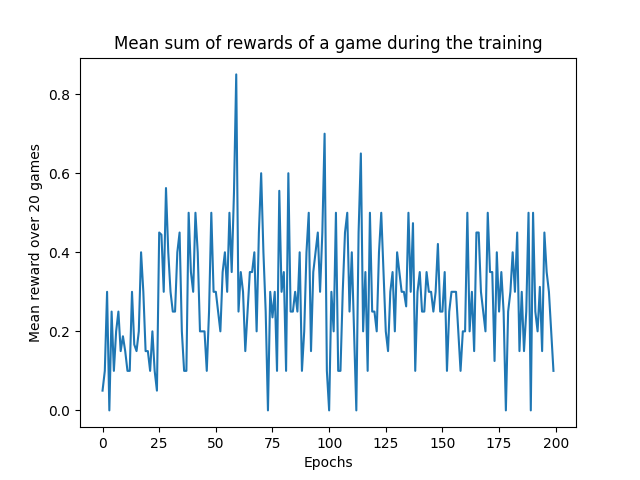

This figure's Python source:
import gymnasium as gym
import math
import random
from collections import namedtuple, deque
from itertools import count
import torch
import torch.nn as nn
import torch.optim as optim
import numpy as np
import torch.nn.functional as F
from tqdm import tqdm
from torch.optim import Adam
from skimage.color import rgb2gray
from skimage.transform import resize
import matplotlib.pyplot as plt
from random import sample
from random import random

env = gym.make("ALE/Breakout-v5")
device = torch.device("cuda:1" if torch.cuda.is_available() else "cpu")
FIRE = 1


def pre_process(observe):
    processed_observe = np.uint8(resize(rgb2gray(observe)[31:-14,7:-7], (84, 84), mode='constant') * 255) > 0
    return processed_observe

class Net(torch.nn.Module):
    def __init__(self, dims):
        super().__init__()
        self.layers = []
        for d in range(len(dims) - 1):
            self.layers += [Layer(dims[d], dims[d + 1])]

    def predict(self, x):
        goodness_per_label = []
        for label in range(3):
            h = torch.tensor([x.tolist() + [label]], dtype=torch.float32)
            goodness = []
            for layer in self.layers:
                h = layer(h)
                goodness += [h.pow(2).mean(1)]
            goodness_per_label += [sum(goodness).unsqueeze(1)]
        goodness_per_label = torch.cat(goodness_per_label, 1)
        return goodness_per_label.argmax(1)

    def train(self, x_pos, x_neg):
        h_pos, h_neg = x_pos, x_neg
        for i, layer in enumerate(self.layers):
            print('training layer', i, '...')
            h_pos, h_neg = layer.train(h_pos, h_neg)

    def is_good(self, x):
        goodness = []
        h = x.clone().detach()   # .tolist()
        for layer in self.layers:
            h = layer(h)
            goodness += [h.pow(2).mean(1)]
        return sum(goodness)

class Layer(nn.Linear):
    def __init__(self, in_features, out_features, bias=True, device=None, dtype=None):
        super().__init__(in_features, out_features, bias, device, dtype)
        self.relu = torch.nn.ReLU()
        self.opt = Adam(self.parameters(), lr=0.00003)
        self.threshold = 2.0
        self.num_epochs = 1

    def forward(self, x):
        # print(x.shape)
        x_direction = x / (x.norm(2, 1, keepdim=True) + 1e-4) # normalization
        # torch.mm -> matrix multiplication
        out = self.relu(torch.mm(x_direction, self.weight.T) + self.bias.unsqueeze(0))

        return out

    def train(self, x_pos, x_neg):
        for i in tqdm(range(self.num_epochs)):
            out_pos = self.forward(x_pos)
            out_neg = self.forward(x_neg)
            g_pos = out_pos.pow(2).mean(1)
            g_neg = out_neg.pow(2).mean(1)
            loss = torch.log(1 + torch.exp(torch.cat([g_pos - self.threshold, -g_neg + self.threshold]))).mean()
            self.opt.zero_grad()
            loss.backward()
            # torch.nn.utils.clip_grad_norm_(self.parameters(), max_norm=2)
            self.opt.step()
        return self.forward(x_pos).detach(), self.forward(x_neg).detach()

def hist_input(history):
    if history is not None:
        return torch.tensor(history > 0, dtype = torch.float, device=device)
    else:
        return history

def real_action(action):
    if action == 0:
        return 0
    elif action == 1:
        return 2
    else:
        return 3

def get_posneg_data(epsilon=0.5, N_neg=5):
    negative_data = []
    positive_data = []
    game_rwds = []
    for i_episode in range(4):
        state, info = env.reset()
        obs, rwd, termin, trunc, info = env.step(FIRE)
        history = np.stack((pre_process(obs), pre_process(obs), pre_process(obs), pre_process(obs)))
        history = np.expand_dims(history, axis = 0)
        game = []
        rwd_tot = 0
        for t in count():
            s = random()
            if s > epsilon:
                action = torch.randint(0, 3, size=(1,1))
            else:
                action = net.predict(torch.tensor(history.flatten())).item()
            obs, reward, terminated, truncated, new_info = env.step(real_action(action))
            rwd_tot += reward
            done = terminated or truncated
            if terminated:
                next_state = None
                game.append(history.flatten().tolist() + [action])
            else:
                next_state = pre_process(obs)
                next_state = np.reshape([next_state], (1, 1, 84, 84))
                next_history = np.append(next_state, history[:, :3, :, :], axis = 1)
                game.append(history.flatten().tolist() + [action])
            state = next_state

            if done:
                game_rwds.append(rwd_tot)
                if len(game) > N_neg and not truncated:
                    negative_data += game[-int(N_neg):]
                    positive_data += game[:-int(N_neg)]
                else:
                    negative_data += game
                break
            elif new_info['lives'] != info['lives']:
                # print(len(game))
                # print(len(game))
                game_rwds.append(rwd_tot)
                rwd_tot = 0
                if len(game) > N_neg and not truncated:
                    negative_data += game[-int(N_neg):]
                    positive_data += game[:-int(N_neg)]
                else:
                    negative_data += game

                obs, rwd, termin, trunc, info = env.step(FIRE)
                history = np.stack((pre_process(obs), pre_process(obs), pre_process(obs), pre_process(obs)))
                history = np.expand_dims(history, axis = 0)
                game = []
            else:
                info = new_info

    # print(len(game_rwds))
    mean_rwd=sum(game_rwds)/len(game_rwds)
    pos_len = len(positive_data)
    neg_len = len(negative_data)

    if pos_len > neg_len:
        positive_data = sample(positive_data, neg_len)
    else:
        negative_data = sample(negative_data, pos_len)

    return torch.tensor(positive_data, dtype=torch.float32), torch.tensor(negative_data, dtype=torch.float32), mean_rwd

net = Net([4*84*84+1, 300, 300])
env = gym.make("ALE/Breakout-v5")
n_iters = 200

mean_rwds = []

for i in range(n_iters):
    eps = 0.8*(1-i/n_iters)
    pos_data, neg_data, res = get_posneg_data(epsilon=eps, N_neg=15)
    mean_rwds.append(res)
    net.train(pos_data, neg_data)

plt.plot(mean_rwds)
plt.title("Mean sum of rewards of a game during the training")
plt.xlabel("Epochs")
plt.ylabel("Mean reward over 20 games")
plt.savefig('breakoutFF')